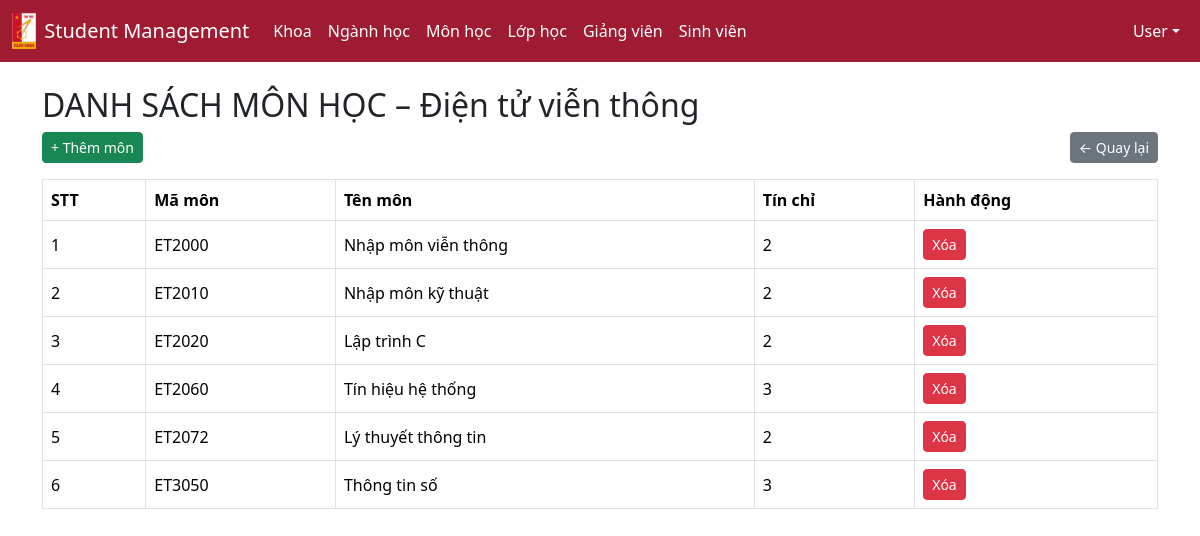
The app's page /student_management/majors/view.php?id=1 with its own data.
### tables this page shows
CREATE TABLE `majors` (
  `id` int(11) NOT NULL,
  `code` varchar(20) NOT NULL,
  `name` varchar(255) NOT NULL
);

CREATE TABLE `subjects` (
  `id` int(11) NOT NULL,
  `code` varchar(20) NOT NULL,
  `name` varchar(255) NOT NULL,
  `credits` int(11) NOT NULL
);

### student_management/majors/view.php (the view, shortened to what this page needs)
<?php
require "../config/db.php";
$major_id = $_GET['id'] ?? 0;
$stmt = $conn->prepare("SELECT * FROM majors WHERE id=?");
$stmt->execute([$major_id]);
$major = $stmt->fetch(PDO::FETCH_ASSOC);
$stmt = $conn->prepare("
  SELECT s.id, s.code, s.name, s.credits
  FROM major_subjects ms
  JOIN subjects s ON ms.subject_id = s.id
  WHERE ms.major_id = ?
  ORDER BY s.code
");
$stmt->execute([$major_id]);
$subjects = $stmt->fetchAll(PDO::FETCH_ASSOC);
?>
<!DOCTYPE html>
<html lang="vi">
<head>
<link href="https://cdn.jsdelivr.net/npm/bootstrap@5.3.2/dist/css/bootstrap.min.css" rel="stylesheet">
</head>
<body>
<?php include "../includes/navbar.php"; ?>
<div class="container mt-4">
<h2>DANH SÁCH MÔN HỌC – <?= htmlspecialchars($major['name']) ?></h2>
<div class="d-flex justify-content-between align-items-center mb-3">
<button class="btn btn-success btn-sm" data-bs-toggle="modal" data-bs-target="#addSubjectModal">
+ Thêm môn
</button>
<a href="index.php" class="btn btn-secondary btn-sm">← Quay lại</a>
</div>
<table class="table table-bordered table-hover align-middle">
<thead>
<tr>
<th>STT</th>
<th>Mã môn</th>
<th>Tên môn</th>
<th>Tín chỉ</th>
<th>Hành động</th>
</tr>
</thead>
<tbody>
<?php if (!$subjects): ?>
<tr>
<td colspan="5" class="text-center text-muted">Chưa có môn trong chương trình</td>
</tr>
<?php else: $stt = 1; foreach ($subjects as $s): ?>
<tr>
<td><?= $stt++ ?></td>
<td><?= htmlspecialchars($s['code']) ?></td>
<td><?= htmlspecialchars($s['name']) ?></td>
<td><?= $s['credits'] ?></td>
<td>
<a href="delete_subject.php?major_id=<?= $major_id ?>&subject_id=<?= $s['id'] ?>"
   class="btn btn-danger btn-sm"
   onclick="return confirm('Xóa môn khỏi chương trình?')">
Xóa
</a>
</td>
</tr>
<?php endforeach; endif; ?>
</tbody>
</table>
</div>
</body>
</html>

### records on screen
majors: name "Điện tử viễn thông"
subjects: code "ET2000", name "Nhập môn viễn thông", credits "2"
subjects: code "ET2010", name "Nhập môn kỹ thuật", credits "2"
subjects: code "ET2020", name "Lập trình C", credits "2"
subjects: code "ET2060", name "Tín hiệu hệ thống", credits "3"
subjects: code "ET2072", name "Lý thuyết thông tin", credits "2"
subjects: code "ET3050", name "Thông tin số", credits "3"

### other values on screen
$_SESSION['full_name'] "User"
